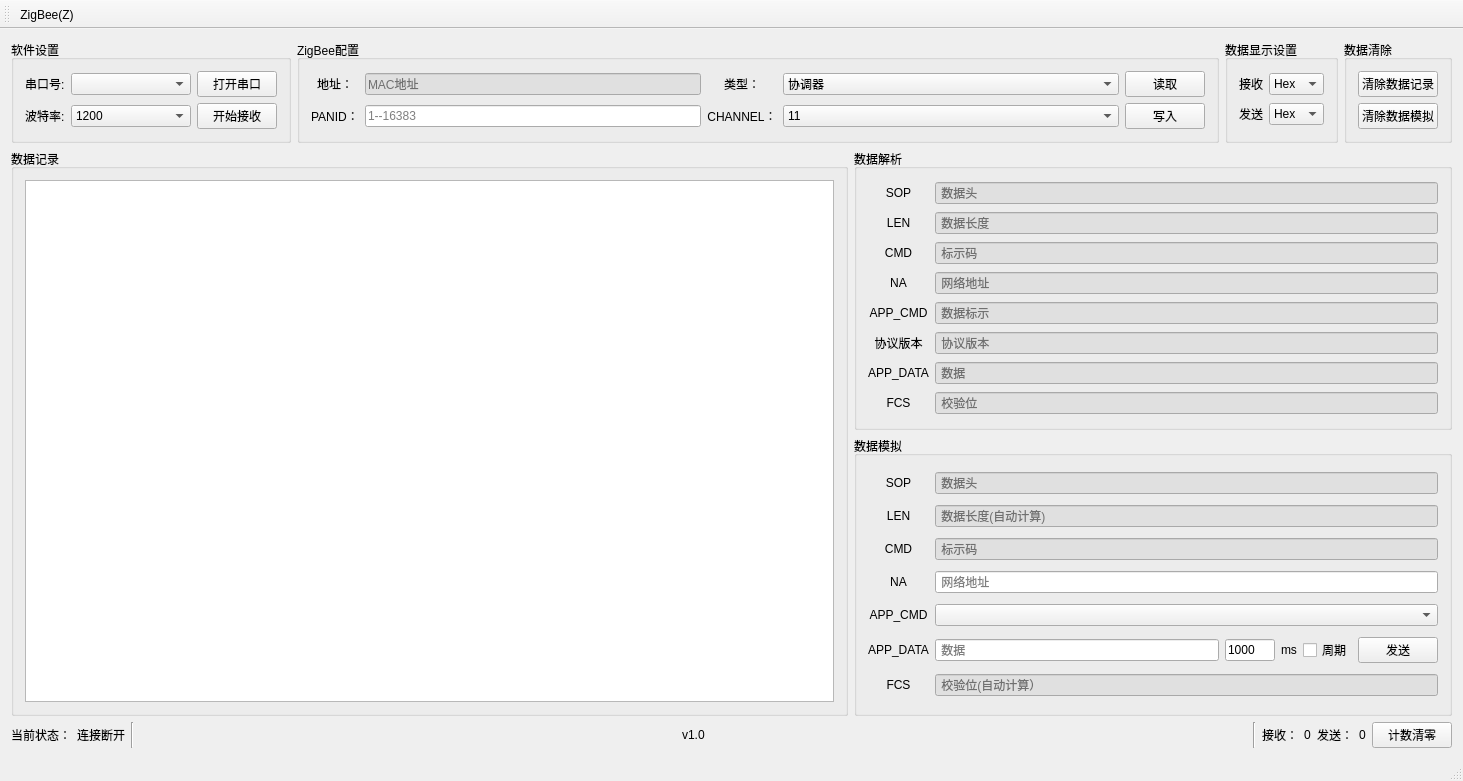
<?xml version="1.0" encoding="UTF-8"?>
<ui version="4.0">
 <class>MainWindow</class>
 <widget class="QMainWindow" name="MainWindow">
  <property name="geometry">
   <rect>
    <x>0</x>
    <y>0</y>
    <width>1463</width>
    <height>781</height>
   </rect>
  </property>
  <property name="windowTitle">
   <string>MainWindow</string>
  </property>
  <widget class="QWidget" name="centralWidget">
   <layout class="QGridLayout" name="gridLayout_8">
    <item row="0" column="0">
     <layout class="QHBoxLayout" name="horizontalLayout_2">
      <item>
       <widget class="QGroupBox" name="groupBox">
        <property name="title">
         <string>软件设置</string>
        </property>
        <layout class="QGridLayout" name="gridLayout">
         <item row="0" column="0">
          <widget class="QLabel" name="label">
           <property name="text">
            <string>串口号:</string>
           </property>
          </widget>
         </item>
         <item row="0" column="1">
          <widget class="QComboBox" name="comboBox_Com">
           <property name="minimumSize">
            <size>
             <width>120</width>
             <height>0</height>
            </size>
           </property>
          </widget>
         </item>
         <item row="0" column="2">
          <widget class="QPushButton" name="pushButton_OpenCom">
           <property name="text">
            <string>打开串口</string>
           </property>
          </widget>
         </item>
         <item row="1" column="0">
          <widget class="QLabel" name="label_2">
           <property name="text">
            <string>波特率:</string>
           </property>
          </widget>
         </item>
         <item row="1" column="1">
          <widget class="QComboBox" name="comboBox_Baud">
           <property name="minimumSize">
            <size>
             <width>120</width>
             <height>0</height>
            </size>
           </property>
           <item>
            <property name="text">
             <string>1200</string>
            </property>
           </item>
           <item>
            <property name="text">
             <string>2400</string>
            </property>
           </item>
           <item>
            <property name="text">
             <string>4800</string>
            </property>
           </item>
           <item>
            <property name="text">
             <string>9600</string>
            </property>
           </item>
           <item>
            <property name="text">
             <string>19200</string>
            </property>
           </item>
           <item>
            <property name="text">
             <string>38400</string>
            </property>
           </item>
           <item>
            <property name="text">
             <string>57600</string>
            </property>
           </item>
           <item>
            <property name="text">
             <string>115200</string>
            </property>
           </item>
          </widget>
         </item>
         <item row="1" column="2">
          <widget class="QPushButton" name="pushButton_OpenRec">
           <property name="text">
            <string>开始接收</string>
           </property>
          </widget>
         </item>
        </layout>
       </widget>
      </item>
      <item>
       <widget class="QGroupBox" name="groupBox_2">
        <property name="title">
         <string>ZigBee配置</string>
        </property>
        <layout class="QGridLayout" name="gridLayout_3">
         <item row="0" column="0" rowspan="2">
          <layout class="QVBoxLayout" name="verticalLayout">
           <item>
            <widget class="QLabel" name="label_Name_text">
             <property name="sizePolicy">
              <sizepolicy hsizetype="Preferred" vsizetype="Preferred">
               <horstretch>0</horstretch>
               <verstretch>0</verstretch>
              </sizepolicy>
             </property>
             <property name="text">
              <string>&lt;html&gt;&lt;head/&gt;&lt;body&gt;&lt;p align=&quot;center&quot;&gt;地址：&lt;/p&gt;&lt;/body&gt;&lt;/html&gt;</string>
             </property>
            </widget>
           </item>
           <item>
            <widget class="QLabel" name="label_Panid_text">
             <property name="text">
              <string>&lt;html&gt;&lt;head/&gt;&lt;body&gt;&lt;p align=&quot;center&quot;&gt;PANID：&lt;/p&gt;&lt;/body&gt;&lt;/html&gt;</string>
             </property>
            </widget>
           </item>
          </layout>
         </item>
         <item row="0" column="1">
          <widget class="QLineEdit" name="lineEdit_Add">
           <property name="styleSheet">
            <string notr="true">background-color: rgba(222, 222, 222, 222);</string>
           </property>
           <property name="readOnly">
            <bool>true</bool>
           </property>
           <property name="placeholderText">
            <string>MAC地址</string>
           </property>
          </widget>
         </item>
         <item row="0" column="2" rowspan="2">
          <layout class="QVBoxLayout" name="verticalLayout_2">
           <item>
            <widget class="QLabel" name="label_Type_text">
             <property name="sizePolicy">
              <sizepolicy hsizetype="Preferred" vsizetype="Preferred">
               <horstretch>0</horstretch>
               <verstretch>0</verstretch>
              </sizepolicy>
             </property>
             <property name="text">
              <string>&lt;html&gt;&lt;head/&gt;&lt;body&gt;&lt;p align=&quot;center&quot;&gt;类型：&lt;/p&gt;&lt;/body&gt;&lt;/html&gt;</string>
             </property>
            </widget>
           </item>
           <item>
            <widget class="QLabel" name="label_Channel_text">
             <property name="text">
              <string>&lt;html&gt;&lt;head/&gt;&lt;body&gt;&lt;p align=&quot;center&quot;&gt;CHANNEL：&lt;/p&gt;&lt;/body&gt;&lt;/html&gt;</string>
             </property>
            </widget>
           </item>
          </layout>
         </item>
         <item row="0" column="3">
          <widget class="QComboBox" name="comboBox_Mold">
           <property name="sizePolicy">
            <sizepolicy hsizetype="Expanding" vsizetype="Fixed">
             <horstretch>0</horstretch>
             <verstretch>0</verstretch>
            </sizepolicy>
           </property>
           <item>
            <property name="text">
             <string>协调器</string>
            </property>
           </item>
           <item>
            <property name="text">
             <string>路由节点</string>
            </property>
           </item>
           <item>
            <property name="text">
             <string>终端节点</string>
            </property>
           </item>
          </widget>
         </item>
         <item row="0" column="4">
          <widget class="QPushButton" name="pushButton_Read">
           <property name="text">
            <string>读取</string>
           </property>
          </widget>
         </item>
         <item row="1" column="1">
          <widget class="QLineEdit" name="lineEdit_Panid">
           <property name="placeholderText">
            <string>1--16383</string>
           </property>
          </widget>
         </item>
         <item row="1" column="3">
          <widget class="QComboBox" name="comboBox_Channel">
           <property name="sizePolicy">
            <sizepolicy hsizetype="Expanding" vsizetype="Fixed">
             <horstretch>0</horstretch>
             <verstretch>0</verstretch>
            </sizepolicy>
           </property>
           <item>
            <property name="text">
             <string>11</string>
            </property>
           </item>
           <item>
            <property name="text">
             <string>12</string>
            </property>
           </item>
           <item>
            <property name="text">
             <string>13</string>
            </property>
           </item>
           <item>
            <property name="text">
             <string>14</string>
            </property>
           </item>
           <item>
            <property name="text">
             <string>15</string>
            </property>
           </item>
           <item>
            <property name="text">
             <string>16</string>
            </property>
           </item>
           <item>
            <property name="text">
             <string>17</string>
            </property>
           </item>
           <item>
            <property name="text">
             <string>18</string>
            </property>
           </item>
           <item>
            <property name="text">
             <string>19</string>
            </property>
           </item>
           <item>
            <property name="text">
             <string>20</string>
            </property>
           </item>
           <item>
            <property name="text">
             <string>21</string>
            </property>
           </item>
           <item>
            <property name="text">
             <string>22</string>
            </property>
           </item>
           <item>
            <property name="text">
             <string>23</string>
            </property>
           </item>
           <item>
            <property name="text">
             <string>24</string>
            </property>
           </item>
           <item>
            <property name="text">
             <string>25</string>
            </property>
           </item>
           <item>
            <property name="text">
             <string>26</string>
            </property>
           </item>
          </widget>
         </item>
         <item row="1" column="4">
          <widget class="QPushButton" name="pushButton_Write">
           <property name="text">
            <string>写入</string>
           </property>
          </widget>
         </item>
        </layout>
       </widget>
      </item>
      <item>
       <widget class="QGroupBox" name="groupBox_6">
        <property name="title">
         <string>数据显示设置</string>
        </property>
        <layout class="QGridLayout" name="gridLayout_5">
         <item row="0" column="0">
          <widget class="QLabel" name="label_3">
           <property name="text">
            <string>接收</string>
           </property>
          </widget>
         </item>
         <item row="0" column="1">
          <widget class="QComboBox" name="comboBox_Set_Rec">
           <item>
            <property name="text">
             <string>Hex</string>
            </property>
           </item>
           <item>
            <property name="text">
             <string>Ascii</string>
            </property>
           </item>
          </widget>
         </item>
         <item row="1" column="0">
          <widget class="QLabel" name="label_4">
           <property name="text">
            <string>发送</string>
           </property>
          </widget>
         </item>
         <item row="1" column="1">
          <widget class="QComboBox" name="comboBox_Set_Send">
           <item>
            <property name="text">
             <string>Hex</string>
            </property>
           </item>
           <item>
            <property name="text">
             <string>Ascii</string>
            </property>
           </item>
          </widget>
         </item>
        </layout>
       </widget>
      </item>
      <item>
       <widget class="QGroupBox" name="groupBox_7">
        <property name="title">
         <string>数据清除</string>
        </property>
        <layout class="QGridLayout" name="gridLayout_6">
         <item row="0" column="0">
          <widget class="QPushButton" name="pushButton_DelRec">
           <property name="text">
            <string>清除数据记录</string>
           </property>
          </widget>
         </item>
         <item row="1" column="0">
          <widget class="QPushButton" name="pushButton_DelSend">
           <property name="text">
            <string>清除数据模拟</string>
           </property>
          </widget>
         </item>
        </layout>
       </widget>
      </item>
     </layout>
    </item>
    <item row="1" column="0">
     <layout class="QHBoxLayout" name="horizontalLayout_4" stretch="7,5">
      <item>
       <widget class="QGroupBox" name="groupBox_3">
        <property name="title">
         <string>数据记录</string>
        </property>
        <layout class="QGridLayout" name="gridLayout_4">
         <item row="0" column="0">
          <widget class="QListWidget" name="info_listWidget">
           <property name="font">
            <font>
             <family>黑体</family>
            </font>
           </property>
          </widget>
         </item>
        </layout>
       </widget>
      </item>
      <item>
       <layout class="QVBoxLayout" name="verticalLayout_3">
        <item>
         <widget class="QGroupBox" name="groupBox_data_analysis">
          <property name="title">
           <string>数据解析</string>
          </property>
          <layout class="QGridLayout" name="gridLayout_2">
           <item row="4" column="1">
            <widget class="QLineEdit" name="lineEdit_RecAppCmd">
             <property name="styleSheet">
              <string notr="true">background-color: rgba(222, 222, 222, 222);</string>
             </property>
             <property name="readOnly">
              <bool>true</bool>
             </property>
             <property name="placeholderText">
              <string> 数据标示</string>
             </property>
            </widget>
           </item>
           <item row="5" column="0">
            <widget class="QLabel" name="label_17">
             <property name="text">
              <string>协议版本</string>
             </property>
             <property name="alignment">
              <set>Qt::AlignCenter</set>
             </property>
            </widget>
           </item>
           <item row="0" column="0">
            <widget class="QLabel" name="label_10">
             <property name="text">
              <string>SOP</string>
             </property>
             <property name="alignment">
              <set>Qt::AlignCenter</set>
             </property>
            </widget>
           </item>
           <item row="7" column="0">
            <widget class="QLabel" name="label_15">
             <property name="text">
              <string>FCS</string>
             </property>
             <property name="alignment">
              <set>Qt::AlignCenter</set>
             </property>
            </widget>
           </item>
           <item row="4" column="0">
            <widget class="QLabel" name="label_14">
             <property name="text">
              <string>APP_CMD</string>
             </property>
             <property name="alignment">
              <set>Qt::AlignCenter</set>
             </property>
            </widget>
           </item>
           <item row="3" column="1">
            <widget class="QLineEdit" name="lineEdit_RecNa">
             <property name="styleSheet">
              <string notr="true">background-color: rgba(222, 222, 222, 222);</string>
             </property>
             <property name="readOnly">
              <bool>true</bool>
             </property>
             <property name="placeholderText">
              <string> 网络地址</string>
             </property>
            </widget>
           </item>
           <item row="1" column="1">
            <widget class="QLineEdit" name="lineEdit_RecLen">
             <property name="styleSheet">
              <string notr="true">background-color: rgba(222, 222, 222, 222);</string>
             </property>
             <property name="readOnly">
              <bool>true</bool>
             </property>
             <property name="placeholderText">
              <string> 数据长度</string>
             </property>
            </widget>
           </item>
           <item row="3" column="0">
            <widget class="QLabel" name="label_13">
             <property name="text">
              <string>NA</string>
             </property>
             <property name="alignment">
              <set>Qt::AlignCenter</set>
             </property>
            </widget>
           </item>
           <item row="6" column="0">
            <widget class="QLabel" name="label_16">
             <property name="text">
              <string>APP_DATA</string>
             </property>
             <property name="alignment">
              <set>Qt::AlignCenter</set>
             </property>
            </widget>
           </item>
           <item row="6" column="1">
            <widget class="QLineEdit" name="lineEdit_RecAppData">
             <property name="styleSheet">
              <string notr="true">background-color: rgba(222, 222, 222, 222);</string>
             </property>
             <property name="readOnly">
              <bool>true</bool>
             </property>
             <property name="placeholderText">
              <string> 数据</string>
             </property>
            </widget>
           </item>
           <item row="5" column="1">
            <widget class="QLineEdit" name="lineEdit_ProtoVer">
             <property name="styleSheet">
              <string notr="true">background-color: rgba(222, 222, 222, 222);</string>
             </property>
             <property name="readOnly">
              <bool>true</bool>
             </property>
             <property name="placeholderText">
              <string> 协议版本</string>
             </property>
            </widget>
           </item>
           <item row="7" column="1">
            <widget class="QLineEdit" name="lineEdit_RecFcs">
             <property name="styleSheet">
              <string notr="true">background-color: rgba(222, 222, 222, 222);</string>
             </property>
             <property name="readOnly">
              <bool>true</bool>
             </property>
             <property name="placeholderText">
              <string> 校验位</string>
             </property>
            </widget>
           </item>
           <item row="2" column="1">
            <widget class="QLineEdit" name="lineEdit_RecCmd">
             <property name="styleSheet">
              <string notr="true">background-color: rgba(222, 222, 222, 222);</string>
             </property>
             <property name="readOnly">
              <bool>true</bool>
             </property>
             <property name="placeholderText">
              <string> 标示码</string>
             </property>
            </widget>
           </item>
           <item row="1" column="0">
            <widget class="QLabel" name="label_11">
             <property name="text">
              <string>LEN</string>
             </property>
             <property name="alignment">
              <set>Qt::AlignCenter</set>
             </property>
            </widget>
           </item>
           <item row="2" column="0">
            <widget class="QLabel" name="label_12">
             <property name="text">
              <string>CMD</string>
             </property>
             <property name="alignment">
              <set>Qt::AlignCenter</set>
             </property>
            </widget>
           </item>
           <item row="0" column="1">
            <widget class="QLineEdit" name="lineEdit_RecSop">
             <property name="styleSheet">
              <string notr="true">background-color: rgba(222, 222, 222, 222);</string>
             </property>
             <property name="readOnly">
              <bool>true</bool>
             </property>
             <property name="placeholderText">
              <string> 数据头</string>
             </property>
            </widget>
           </item>
          </layout>
         </widget>
        </item>
        <item>
         <widget class="QGroupBox" name="groupBox_5">
          <property name="title">
           <string>数据模拟</string>
          </property>
          <layout class="QGridLayout" name="gridLayout_7">
           <item row="0" column="0">
            <widget class="QLabel" name="label_20">
             <property name="text">
              <string>SOP</string>
             </property>
             <property name="alignment">
              <set>Qt::AlignCenter</set>
             </property>
            </widget>
           </item>
           <item row="0" column="1">
            <widget class="QLineEdit" name="lineEdit_SendSop">
             <property name="styleSheet">
              <string notr="true">background-color: rgba(222, 222, 222, 222);</string>
             </property>
             <property name="readOnly">
              <bool>true</bool>
             </property>
             <property name="placeholderText">
              <string> 数据头</string>
             </property>
            </widget>
           </item>
           <item row="1" column="0">
            <widget class="QLabel" name="label_23">
             <property name="text">
              <string>LEN</string>
             </property>
             <property name="alignment">
              <set>Qt::AlignCenter</set>
             </property>
            </widget>
           </item>
           <item row="1" column="1">
            <widget class="QLineEdit" name="lineEdit_SendLen">
             <property name="styleSheet">
              <string notr="true">background-color: rgba(222, 222, 222, 222);</string>
             </property>
             <property name="readOnly">
              <bool>true</bool>
             </property>
             <property name="placeholderText">
              <string> 数据长度(自动计算)</string>
             </property>
            </widget>
           </item>
           <item row="2" column="0">
            <widget class="QLabel" name="label_18">
             <property name="text">
              <string>CMD</string>
             </property>
             <property name="alignment">
              <set>Qt::AlignCenter</set>
             </property>
            </widget>
           </item>
           <item row="2" column="1">
            <widget class="QLineEdit" name="lineEdit_SendCmd">
             <property name="styleSheet">
              <string notr="true">background-color: rgba(222, 222, 222, 222);</string>
             </property>
             <property name="readOnly">
              <bool>true</bool>
             </property>
             <property name="placeholderText">
              <string> 标示码</string>
             </property>
            </widget>
           </item>
           <item row="3" column="0">
            <widget class="QLabel" name="label_25">
             <property name="text">
              <string>NA</string>
             </property>
             <property name="alignment">
              <set>Qt::AlignCenter</set>
             </property>
            </widget>
           </item>
           <item row="3" column="1">
            <widget class="QLineEdit" name="lineEdit_SendNa">
             <property name="placeholderText">
              <string> 网络地址</string>
             </property>
            </widget>
           </item>
           <item row="4" column="0">
            <widget class="QLabel" name="label_19">
             <property name="text">
              <string>APP_CMD</string>
             </property>
             <property name="alignment">
              <set>Qt::AlignCenter</set>
             </property>
            </widget>
           </item>
           <item row="4" column="1">
            <widget class="QComboBox" name="comboBox_SendAppCmd"/>
           </item>
           <item row="5" column="0">
            <widget class="QLabel" name="label_22">
             <property name="sizePolicy">
              <sizepolicy hsizetype="Preferred" vsizetype="Fixed">
               <horstretch>0</horstretch>
               <verstretch>0</verstretch>
              </sizepolicy>
             </property>
             <property name="text">
              <string>APP_DATA</string>
             </property>
             <property name="alignment">
              <set>Qt::AlignCenter</set>
             </property>
            </widget>
           </item>
           <item row="5" column="1">
            <layout class="QHBoxLayout" name="horizontalLayout">
             <item>
              <widget class="QLineEdit" name="SendData_ledit">
               <property name="text">
                <string/>
               </property>
               <property name="placeholderText">
                <string> 数据</string>
               </property>
              </widget>
             </item>
             <item>
              <widget class="QLineEdit" name="SendTime_ledit">
               <property name="sizePolicy">
                <sizepolicy hsizetype="Fixed" vsizetype="Fixed">
                 <horstretch>0</horstretch>
                 <verstretch>0</verstretch>
                </sizepolicy>
               </property>
               <property name="minimumSize">
                <size>
                 <width>50</width>
                 <height>0</height>
                </size>
               </property>
               <property name="maximumSize">
                <size>
                 <width>50</width>
                 <height>16777215</height>
                </size>
               </property>
               <property name="text">
                <string>1000</string>
               </property>
               <property name="placeholderText">
                <string> ms</string>
               </property>
              </widget>
             </item>
             <item>
              <widget class="QLabel" name="label_6">
               <property name="text">
                <string>ms</string>
               </property>
              </widget>
             </item>
             <item>
              <widget class="QCheckBox" name="send_cycle_cBox">
               <property name="sizePolicy">
                <sizepolicy hsizetype="Fixed" vsizetype="Fixed">
                 <horstretch>0</horstretch>
                 <verstretch>0</verstretch>
                </sizepolicy>
               </property>
               <property name="text">
                <string>周期</string>
               </property>
              </widget>
             </item>
             <item>
              <widget class="QPushButton" name="send_data_btn">
               <property name="sizePolicy">
                <sizepolicy hsizetype="Fixed" vsizetype="Fixed">
                 <horstretch>0</horstretch>
                 <verstretch>0</verstretch>
                </sizepolicy>
               </property>
               <property name="text">
                <string>发送</string>
               </property>
              </widget>
             </item>
            </layout>
           </item>
           <item row="6" column="0">
            <widget class="QLabel" name="label_24">
             <property name="text">
              <string>FCS</string>
             </property>
             <property name="alignment">
              <set>Qt::AlignCenter</set>
             </property>
            </widget>
           </item>
           <item row="6" column="1">
            <widget class="QLineEdit" name="lineEdit_SendFcs">
             <property name="styleSheet">
              <string notr="true">background-color: rgba(222, 222, 222, 222);</string>
             </property>
             <property name="readOnly">
              <bool>true</bool>
             </property>
             <property name="placeholderText">
              <string> 校验位(自动计算）</string>
             </property>
            </widget>
           </item>
          </layout>
         </widget>
        </item>
       </layout>
      </item>
     </layout>
    </item>
    <item row="2" column="0">
     <layout class="QHBoxLayout" name="horizontalLayout_3">
      <item>
       <widget class="QLabel" name="label_5">
        <property name="text">
         <string>当前状态：</string>
        </property>
       </widget>
      </item>
      <item>
       <widget class="QLabel" name="label_State">
        <property name="minimumSize">
         <size>
          <width>0</width>
          <height>0</height>
         </size>
        </property>
        <property name="text">
         <string>连接断开</string>
        </property>
       </widget>
      </item>
      <item>
       <widget class="Line" name="line">
        <property name="orientation">
         <enum>Qt::Vertical</enum>
        </property>
       </widget>
      </item>
      <item>
       <spacer name="horizontalSpacer">
        <property name="orientation">
         <enum>Qt::Horizontal</enum>
        </property>
        <property name="sizeHint" stdset="0">
         <size>
          <width>40</width>
          <height>20</height>
         </size>
        </property>
       </spacer>
      </item>
      <item>
       <widget class="QLabel" name="label_7">
        <property name="text">
         <string>v1.0</string>
        </property>
       </widget>
      </item>
      <item>
       <spacer name="horizontalSpacer_2">
        <property name="orientation">
         <enum>Qt::Horizontal</enum>
        </property>
        <property name="sizeHint" stdset="0">
         <size>
          <width>40</width>
          <height>20</height>
         </size>
        </property>
       </spacer>
      </item>
      <item>
       <widget class="Line" name="line_2">
        <property name="orientation">
         <enum>Qt::Vertical</enum>
        </property>
       </widget>
      </item>
      <item>
       <widget class="QLabel" name="label_8">
        <property name="text">
         <string>接收：</string>
        </property>
       </widget>
      </item>
      <item>
       <widget class="QLabel" name="label_RecNum">
        <property name="text">
         <string>0</string>
        </property>
       </widget>
      </item>
      <item>
       <widget class="QLabel" name="label_26">
        <property name="sizePolicy">
         <sizepolicy hsizetype="Maximum" vsizetype="Fixed">
          <horstretch>0</horstretch>
          <verstretch>0</verstretch>
         </sizepolicy>
        </property>
        <property name="text">
         <string>发送：</string>
        </property>
       </widget>
      </item>
      <item>
       <widget class="QLabel" name="label_SendNum">
        <property name="sizePolicy">
         <sizepolicy hsizetype="Maximum" vsizetype="Fixed">
          <horstretch>0</horstretch>
          <verstretch>0</verstretch>
         </sizepolicy>
        </property>
        <property name="text">
         <string>0</string>
        </property>
       </widget>
      </item>
      <item>
       <widget class="QPushButton" name="pushButton_5">
        <property name="text">
         <string>计数清零</string>
        </property>
       </widget>
      </item>
     </layout>
    </item>
   </layout>
  </widget>
  <widget class="QMenuBar" name="menuBar">
   <property name="geometry">
    <rect>
     <x>0</x>
     <y>0</y>
     <width>1463</width>
     <height>26</height>
    </rect>
   </property>
  </widget>
  <widget class="QToolBar" name="mainToolBar">
   <attribute name="toolBarArea">
    <enum>TopToolBarArea</enum>
   </attribute>
   <attribute name="toolBarBreak">
    <bool>false</bool>
   </attribute>
   <addaction name="actionZigBee"/>
  </widget>
  <widget class="QStatusBar" name="statusBar"/>
  <action name="actionZigBee">
   <property name="text">
    <string>ZigBee(&amp;Z)</string>
   </property>
   <property name="toolTip">
    <string>ZigBee</string>
   </property>
   <property name="shortcut">
    <string>Ctrl+Z</string>
   </property>
  </action>
 </widget>
 <layoutdefault spacing="6" margin="11"/>
 <resources/>
 <connections/>
</ui>
